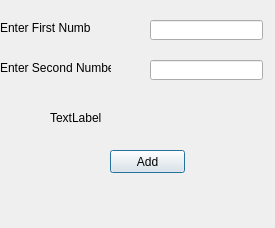
<?xml version="1.0" encoding="UTF-8"?>
<ui version="4.0">
 <class>Dialog</class>
 <widget class="QDialog" name="Dialog">
  <property name="geometry">
   <rect>
    <x>0</x>
    <y>0</y>
    <width>275</width>
    <height>228</height>
   </rect>
  </property>
  <property name="windowTitle">
   <string>Dialog</string>
  </property>
  <widget class="QLabel" name="labelFirstNumber">
   <property name="geometry">
    <rect>
     <x>0</x>
     <y>20</y>
     <width>91</width>
     <height>16</height>
    </rect>
   </property>
   <property name="text">
    <string>Enter First Number</string>
   </property>
  </widget>
  <widget class="QLabel" name="labelSecondNumber">
   <property name="geometry">
    <rect>
     <x>0</x>
     <y>60</y>
     <width>111</width>
     <height>16</height>
    </rect>
   </property>
   <property name="text">
    <string>Enter Second Number</string>
   </property>
  </widget>
  <widget class="QLabel" name="labelAddition">
   <property name="geometry">
    <rect>
     <x>50</x>
     <y>110</y>
     <width>111</width>
     <height>16</height>
    </rect>
   </property>
   <property name="text">
    <string>TextLabel</string>
   </property>
  </widget>
  <widget class="QLineEdit" name="lineFirstNumber">
   <property name="geometry">
    <rect>
     <x>150</x>
     <y>20</y>
     <width>113</width>
     <height>20</height>
    </rect>
   </property>
  </widget>
  <widget class="QLineEdit" name="lineSecondNumber">
   <property name="geometry">
    <rect>
     <x>150</x>
     <y>60</y>
     <width>113</width>
     <height>20</height>
    </rect>
   </property>
  </widget>
  <widget class="QPushButton" name="AddButton">
   <property name="geometry">
    <rect>
     <x>110</x>
     <y>150</y>
     <width>75</width>
     <height>23</height>
    </rect>
   </property>
   <property name="text">
    <string>Add</string>
   </property>
  </widget>
 </widget>
 <resources/>
 <connections/>
</ui>
